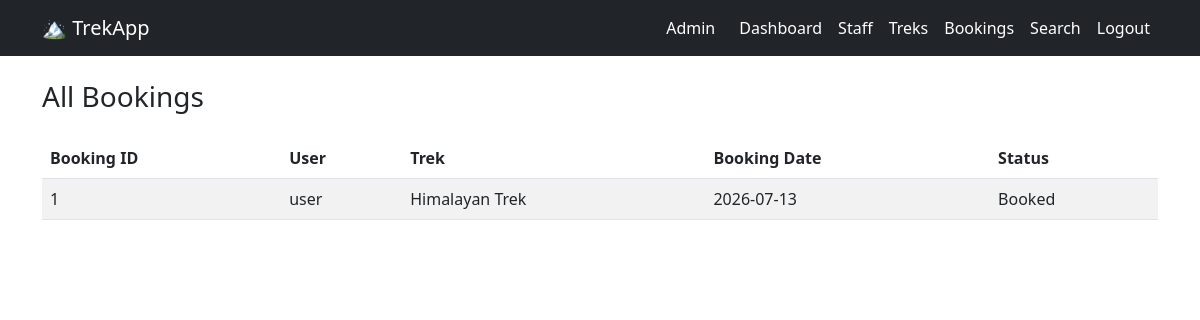
Screenshot of /admin/bookings (signed in) with the database file from the repository.
### models.py (models this page shows)
class User(db.Model, UserMixin):
    __tablename__ = "users"
    id = db.Column(db.Integer, primary_key = True)
    name = db.Column(db.String, nullable = False)
    email = db.Column(db.String, nullable = False, unique = True)
    password_hash = db.Column(db.String, nullable = False)
    role = db.Column(db.String, nullable = False)
    is_active = db.Column(db.Boolean, nullable = False)
    is_blacklisted = db.Column(db.Boolean, nullable = False)
    staff_profile = db.relationship('StaffProfile', backref = 'user', uselist = False)
    bookings = db.relationship('Booking',backref = 'user')
    assigned_treks = db.relationship('Trek',backref = "assigned_staff")

class Booking (db.Model):
    __tablename__ = "bookings"
    id = db.Column(db.Integer, primary_key = True)
    user_id = db.Column(db.Integer, db.ForeignKey("users.id"))
    trek_id = db.Column(db.Integer, db.ForeignKey("treks.id"))
    booking_date = db.Column(db.Date, nullable = False)
    status = db.Column(db.String , nullable = False)

class Trek(db.Model):
    __tablename__ = "treks"
    id = db.Column(db.Integer, primary_key = True)
    name = db.Column(db.String, nullable = False)
    location = db.Column(db.String, nullable = False)
    difficulty = db.Column(db.String, nullable = False)
    duration = db.Column(db.Integer, nullable = False)
    available_slots = db.Column(db.Integer, nullable = False)
    total_slots = db.Column(db.Integer, nullable = False)
    assigned_staff_id = db.Column(db.Integer, db.ForeignKey("users.id"))
    status = db.Column(db.String, nullable = False)
    start_date = db.Column(db.Date, nullable = False)
    end_date = db.Column(db.Date, nullable = False)
    bookings = db.relationship('Booking', backref = 'trek')

### admin.py (the view)
@admin.route('/bookings')
@login_required
def view_bookings():
    if current_user.role != 'admin':
        flash('Access denied. Admins only.', 'danger')
        return redirect(url_for('auth.login'))
    all_bookings = Booking.query.all()
    return render_template('admin/bookings.html', all_bookings=all_bookings)

### app.py (called while the page is built)
@login_manager.user_loader
def load_user(user_id):
    return User.query.get(int(user_id))

### templates/admin/bookings.html
{% extends 'base.html' %}
{% block content %}
<h3 class="mb-4">All Bookings</h3>
{% if all_bookings %}
<table class="table table-striped">
    <thead>
        <tr>
            <th>Booking ID</th>
            <th>User</th>
            <th>Trek</th>
            <th>Booking Date</th>
            <th>Status</th>
        </tr>
    </thead>
    <tbody>
        {% for booking in all_bookings %}
        <tr>
            <td>{{ booking.id }}</td>
            <td>{{ booking.user.name }}</td>
            <td>{{ booking.trek.name }}</td>
            <td>{{ booking.booking_date }}</td>
            <td>{{ booking.status }}</td>
        </tr>
        {% endfor %}
    </tbody>
</table>
{% else %}
<p>No bookings yet.</p>
{% endif %}
{% endblock %}

### templates/base.html (shortened to what this page needs)
<!DOCTYPE html>
<html lang="en">
<head>
    <link href="https://cdn.jsdelivr.net/npm/bootstrap@5.3.0/dist/css/bootstrap.min.css" rel="stylesheet">
</head>
<body>
<nav class="navbar navbar-expand-lg navbar-dark bg-dark">
    <div class="container">
        <a class="navbar-brand" href="/">🏔️ TrekApp</a>
        <div class="navbar-nav ms-auto">
            {% if current_user.is_authenticated %}
                <span class="navbar-text text-white me-3">{{ current_user.name }}</span>
                {% if current_user.role == 'admin' %}
                    <a class="nav-link text-white" href="{{ url_for('admin.dashboard') }}">Dashboard</a>
                    <a class="nav-link text-white" href="{{ url_for('admin.manage_staff') }}">Staff</a>
                    <a class="nav-link text-white" href="{{ url_for('admin.manage_treks') }}">Treks</a>
                    <a class="nav-link text-white" href="{{ url_for('admin.view_bookings') }}">Bookings</a>
                    <a class="nav-link text-white" href="{{ url_for('admin.search') }}">Search</a>
                {% elif current_user.role == 'staff' %}
                    <a class="nav-link text-white" href="{{ url_for('staff.dashboard') }}">Dashboard</a>
                {% endif %}
                <a class="nav-link text-white" href="{{ url_for('auth.logout') }}">Logout</a>
            {% else %}
                <a class="nav-link text-white" href="{{ url_for('auth.login') }}">Login</a>
                <a class="nav-link text-white" href="{{ url_for('auth.register') }}">Register</a>
            {% endif %}
        </div>
    </div>
</nav>
<div class="container mt-4">
    {% block content %}{% endblock %}
</div>
</body>
</html>

### rows the page displays
User: name "Admin"
Booking: id "1", user.name "user", trek.name "Himalayan Trek", booking_date "2026-07-13", status "Booked"
